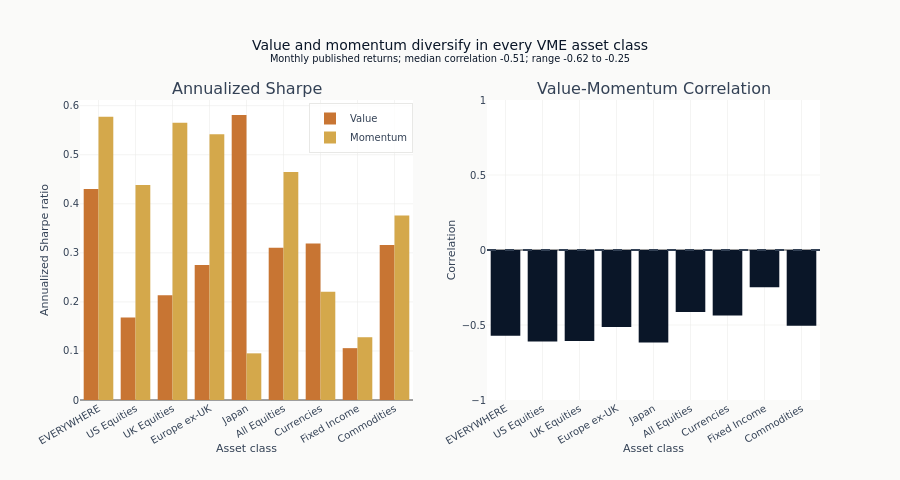

This figure's notebook cell:
### Code cell
show_figure(fig)

### Figure 1 — Plotly figure (JSON) as saved in the notebook; plotly's stock layout.template omitted (floating-point values rounded to 4 significant figures)
{"data": [{"marker": {"color": "#C87533"}, "name": "Value", "type": "bar", "x": ["EVERYWHERE", "US Equities", "UK Equities", "Europe ex-UK", "Japan", "All Equities", "Currencies", "Fixed Income", "Commodities"], "xaxis": "x", "y": [0.4302, 0.1682, 0.2137, 0.2754, 0.581, 0.3102, 0.3192, 0.1057, 0.316], "yaxis": "y"}, {"marker": {"color": "#D4A84B"}, "name": "Momentum", "type": "bar", "x": ["EVERYWHERE", "US Equities", "UK Equities", "Europe ex-UK", "Japan", "All Equities", "Currencies", "Fixed Income", "Commodities"], "xaxis": "x", "y": [0.5772, 0.4384, 0.5652, 0.5415, 0.09512, 0.4649, 0.2207, 0.128, 0.3759], "yaxis": "y"}, {"marker": {"color": ["#0a1628", "#0a1628", "#0a1628", "#0a1628", "#0a1628", "#0a1628", "#0a1628", "#0a1628", "#0a1628"]}, "name": "Correlation", "showlegend": false, "type": "bar", "x": ["EVERYWHERE", "US Equities", "UK Equities", "Europe ex-UK", "Japan", "All Equities", "Currencies", "Fixed Income", "Commodities"], "xaxis": "x2", "y": [-0.5723, -0.6094, -0.6062, -0.514, -0.6163, -0.4137, -0.4367, -0.2479, -0.5042], "yaxis": "y2"}], "layout": {"annotations": [{"font": {"size": 16}, "showarrow": false, "text": "Annualized Sharpe", "x": 0.225, "xanchor": "center", "xref": "paper", "y": 1.0, "yanchor": "bottom", "yref": "paper"}, {"font": {"size": 16}, "showarrow": false, "text": "Value-Momentum Correlation", "x": 0.775, "xanchor": "center", "xref": "paper", "y": 1.0, "yanchor": "bottom", "yref": "paper"}], "barmode": "group", "height": 480, "legend": {"x": 0.45, "xanchor": "right", "y": 0.99, "yanchor": "top"}, "shapes": [{"line": {"color": "#334155", "dash": "dash"}, "type": "line", "x0": 0, "x1": 1, "xref": "x2 domain", "y0": 0, "y1": 0, "yref": "y2"}], "title": {"text": "Value and momentum diversify in every VME asset class<br><sup>Monthly published returns; median correlation -0.51; range -0.62 to -0.25</sup>"}, "xaxis": {"anchor": "y", "domain": [0.0, 0.45], "tickangle": -30, "title": {"text": "Asset class"}}, "xaxis2": {"anchor": "y2", "domain": [0.55, 1.0], "tickangle": -30, "title": {"text": "Asset class"}}, "yaxis": {"anchor": "x", "domain": [0.0, 1.0], "title": {"text": "Annualized Sharpe ratio"}}, "yaxis2": {"anchor": "x2", "domain": [0.0, 1.0], "range": [-1, 1], "title": {"text": "Correlation"}}}}
